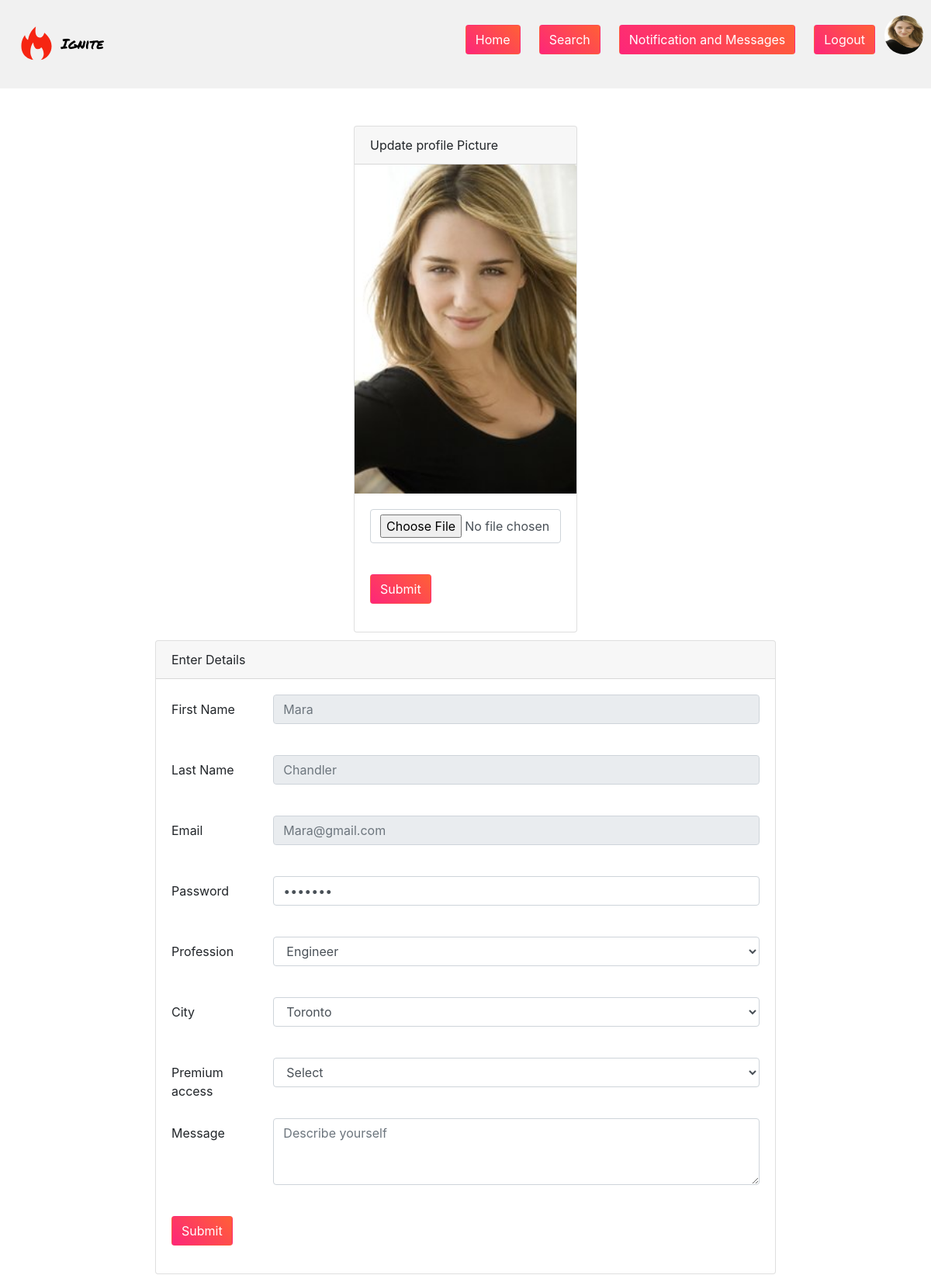
The app's page /Home-Pages/edit-profile.php (signed in) with its own data.
### tables this page shows
CREATE TABLE `user` (
  `ID` int(11) NOT NULL,
  `first_name` varchar(200) NOT NULL,
  `last_name` varchar(200) NOT NULL,
  `email` varchar(100) NOT NULL,
  `password` varchar(100) NOT NULL,
  `age` int(11) NOT NULL,
  `gender` varchar(2) NOT NULL,
  `interested_in` tinyint(2) NOT NULL COMMENT '0-MEN\r\n1-Women\r\n2-Both',
  `profile_photo_id` int(11) DEFAULT NULL,
  `created_at` timestamp NOT NULL DEFAULT current_timestamp(),
  `last_seen_at` timestamp NULL DEFAULT NULL,
  `modified_at` timestamp NULL DEFAULT NULL,
  `is_premium` tinyint(2) NOT NULL DEFAULT 0,
  `about` varchar(500) DEFAULT NULL,
  `profession` varchar(50) NOT NULL,
  `living_in` varchar(200) DEFAULT NULL
);

CREATE TABLE `photo` (
  `ID` int(11) NOT NULL,
  `path` varchar(256) NOT NULL,
  `uploaded_at` timestamp NOT NULL DEFAULT current_timestamp()
);

### shared/Database2.php (called while the page is built, shortened)
<?php
abstract class Database2
{
    private PDO $_connection;
    public function __construct()
    {
        try {
            $this->_connection = new PDO(self::_connectionString, self::_username, self::_password);
            $this->_connection->setAttribute(PDO::ATTR_ERRMODE, PDO::ERRMODE_EXCEPTION);
        } catch (PDOException $exception) {
            echo "Connection Failed: {$exception->getMessage()}";
            die("Connection to DB Failed");
        }
    }
    protected function execute(string $query): array|false
    {
        $stmt = $this->_connection->prepare($query);
        $stmt->execute();
        $stmt->setFetchMode(PDO::FETCH_ASSOC);
        return $stmt->fetchAll();
    }
}
?>

### shared/user.php (called while the page is built, shortened)
<?php
require_once "Database2.php";
class UserDB extends Database2
{
    public function getUserInfo(int $userLogged): array|bool
    {
        $query = "select user.*,p.path from user JOIN photo p on p.ID = user.profile_photo_id where user.ID = '$userLogged'";
        $result = $this->execute($query);
        return $result;
    }
}

### Home-Pages/edit-profile.php (the view, shortened to what this page needs)
<?php
require_once "../shared/user.php";
$userDB = new UserDB();
if (isset($_SESSION['userId'])) {
    if (is_array($userDB->getUserInfo($_SESSION['userId']))) {
        $userData = $userDB->getUserInfo($_SESSION['userId']);
        $userCity = $userData[0]['living_in'];
        $userProfession = $userData[0]['profession'];
    }
}
?>
<!DOCTYPE html>
<html>
<head>
    <link rel="stylesheet" href="../assets/css/styles.css">
    <link rel="stylesheet" href="../assets/css/navbar.css">
    <link rel="stylesheet" href="../assets/css/header.css">
    <link rel="stylesheet" href="../assets/css/bootstrap-4.css">
</head>
<body>
<div class="header">
    <a class="navbar-brand" href="../index.php">
        <img src="../assets/images/icon.svg" alt="Ignite Logo">
        Ignite</a>
    <div class="header-right">
        <?php if (!isset($_SESSION['userId'])) { ?>
            <a href="../Home-Pages/search.php">
                <button class="btn btn__signUp" type="submit">Search</button>
            </a>
            <a href="../Login-SignUp/login.php">
                <button class="btn btn__signUp" type="submit">Log in</button>
            </a>
            <a href="../Login-SignUp/Register.php">
                <button class="btn btn__signUp" type="submit">Register</button>
            </a>
        <?php } else { ?>
            <a href="../Login-SignUp/Profile.php">
                <button class="btn btn__signUp" type="submit">Home</button>
            </a>
            <a href="../Home-Pages/search.php">
                <button class="btn btn__signUp" type="submit">Search</button>
            </a>
            <a href="../messages/index.php">
                <button class="btn btn__signUp" type="submit">Notification and Messages</button>
            </a>
            <a href="../index.php?name=logout">
                <button class="btn btn__signUp" type="submit">Logout</button>
            </a>
            <img class="img-fluid img-round" style="width: 50px; height: 50px"
                 src="<?= BASE_URL . $userData[0]['path'] ?>" alt="">
        <?php } ?>
    </div>
</div>
<br/><br/>
<div class="card" style="width: 18rem;">
    <div class="card-header">
        Update profile Picture
    </div>
    <img src=<?= BASE_URL . $userData[0]['path'] ?> class="card-img-top" alt="...">
    <div class="card-body">
        <form action="<?php $_SERVER['PHP_SELF'] ?>" method="post" enctype="multipart/form-data" novalidate>
            <div class="form-group row">
                <div class="col-sm-12">
                    <input type="file" class="form-control" id="profile_pic" name="profile_pic"/>
                    <br>
                </div>
            </div>
            <div class="form-group row">
                <div class="col-sm-10">
                    <button type="submit" class="btn btn__signUp" name="submit">Submit</button>
                </div>
            </div>
        </form>
    </div>
</div>
<div class="card" style="width: 50rem;">
    <div class="card-header">
        Enter Details
    </div>
    <div class="card-body">
        <form action="<?php $_SERVER['PHP_SELF'] ?>" method="post" enctype="multipart/form-data" novalidate>
            <fieldset disabled>
                <div class="form-group row">
                    <label for="FirstName" class="col-sm-2 col-form-label">First Name</label>
                    <div class="col-sm-10">
                        <input type="text" class="form-control" id="FirstName"
                               placeholder=<?= $userData[0]['first_name'] ?>>
                        <br>
                    </div>
                </div>
                <div class="form-group row">
                    <label for="LastName" class="col-sm-2 col-form-label">Last Name</label>
                    <div class="col-sm-10">
                        <input type="text" class="form-control" id="LastName"
                               placeholder=<?= $userData[0]['last_name'] ?>>
                        <br>
                    </div>
                </div>
                <div class="form-group row">
                    <label class="col-sm-2 col-form-label">Email</label>
                    <div class="col-sm-10">
                        <input type="email" class="form-control" placeholder=<?= $userData[0]['email'] ?>>
                        <br>
                    </div>
                </div>
            </fieldset>
            <div class="form-group row">
                <label for="password" class="col-sm-2 col-form-label">Password</label>
                <div class="col-sm-10">
                    <input type="password" class="form-control" id="password" name="password"
                           value="<?= $userData[0]['password'] ?>">
                    <br>
                </div>
            </div>
            <div class="form-group row">
                <label for="profession" class="col-sm-2 col-form-label">Profession</label>
                <div class="col-sm-10">
                    <select class="form-control" id="profession" name="profession">
                        <?php foreach (USER_PROFESSIONS as $profession) {
                            if ($profession == $userProfession) {
                                echo "<option selected value = $profession>$profession</option>";
                            } else {
                                echo "<option value = $profession>$profession</option>";
                            }
                        } ?>
                    </select>
                    <br>
                </div>
            </div>
            <div class="form-group row">
                <label for="city" class="col-sm-2 col-form-label">City</label>
                <div class="col-sm-10">
                    <select class="form-control" id="city" name="city">
                        <?php foreach (USER_CITY as $city) {
                            if ($city == $userCity) {
                                echo "<option selected value = $city>$city</option>";
                            } else {
                                echo "<option value = $city>$city</option>";
                            }
                        } ?>
                    </select>
                    <br>
                </div>
            </div>
            <div class="form-group row">
                <label for="premium" class="col-sm-2 col-form-label">Premium access</label>
                <div class="col-sm-10">
                    <select class="form-control" id="premium" name="premium">
                        <option value="Select">Select</option>
                    </select>
                    <br>
                </div>
            </div>
            <div class="form-group row">
                <label class="col-sm-2 col-form-label">Message</label>
                <div class="col-sm-10">
                    <textarea class="form-control" name="message" required rows="3"
                              placeholder="Describe yourself"><?= $userData[0]['about'] ?></textarea>
                    <br>
                </div>
            </div>
            <div class="form-group row">
                <div class="col-sm-10">
                    <button type="submit" class="btn btn__signUp" name="submit2">Submit</button>
                </div>
            </div>
        </form>
    </div>
</div>
</body>
</html>

### assets/css/styles.css (style rules this page uses)
.img-round { border-radius: 50%; }

### assets/css/navbar.css (style rules this page uses)
.navbar-brand { font-family: 'Permanent Marker', cursive; font-size: 2.25rem; color: white; }
.navbar-brand img { height: 50px; width: 50px; display: inline-block; }
.btn__signUp { background: linear-gradient(225deg,#ff6036,#fd267a); color: white; font-weight: 500; padding: 15px 60px; border-radius: 50px; }

### assets/css/header.css (style rules this page uses)
* { box-sizing: border-box; }
body { margin: 0; font-family: Arial, Helvetica, sans-serif; }
.header { overflow: hidden; background-color: #f1f1f1; padding: 20px 10px; }
.header a { float: left; color: black!important; text-align: center; padding: 12px; text-decoration: none; font-size: 18px; line-height: 25px; border-radius: 4px; }
.header-right { float: right; }

### Home-Pages/edit-profile.php (style rules this page uses)
.card { margin: 0 auto; float: none; margin-bottom: 10px; }

### records on screen
user: profile_photo.path (picture), first_name "Mara", last_name "Chandler", email "Mara@gmail.com", profession "Engineer", city "Toronto"
